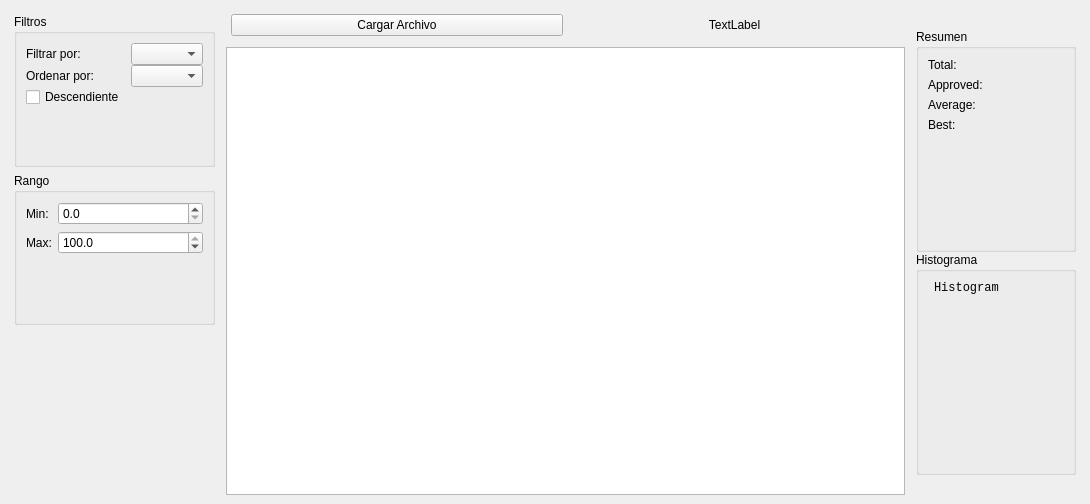
<?xml version="1.0" encoding="UTF-8"?>
<ui version="4.0">
 <class>MainWindow</class>
 <widget class="QMainWindow" name="MainWindow">
  <property name="geometry">
   <rect>
    <x>0</x>
    <y>0</y>
    <width>1090</width>
    <height>504</height>
   </rect>
  </property>
  <property name="windowTitle">
   <string>Analizador de calificaciones</string>
  </property>
  <widget class="QWidget" name="centralwidget">
   <layout class="QHBoxLayout" name="horizontalLayout" stretch="1,4,1">
    <item>
     <layout class="QVBoxLayout" name="lytLeft">
      <property name="leftMargin">
       <number>5</number>
      </property>
      <property name="topMargin">
       <number>5</number>
      </property>
      <property name="rightMargin">
       <number>5</number>
      </property>
      <property name="bottomMargin">
       <number>20</number>
      </property>
      <item>
       <widget class="QGroupBox" name="groupBox">
        <property name="title">
         <string>Filtros</string>
        </property>
        <layout class="QFormLayout" name="formLayout_2">
         <property name="verticalSpacing">
          <number>0</number>
         </property>
         <item row="4" column="0">
          <widget class="QLabel" name="label_4">
           <property name="text">
            <string>Filtrar por:</string>
           </property>
          </widget>
         </item>
         <item row="4" column="1">
          <widget class="QComboBox" name="cmbFilter">
           <property name="placeholderText">
            <string/>
           </property>
          </widget>
         </item>
         <item row="6" column="0">
          <widget class="QLabel" name="label_3">
           <property name="text">
            <string>Ordenar por:</string>
           </property>
          </widget>
         </item>
         <item row="6" column="1">
          <widget class="QComboBox" name="cmbSort">
           <property name="placeholderText">
            <string/>
           </property>
          </widget>
         </item>
         <item row="7" column="0">
          <widget class="QCheckBox" name="chkDescending">
           <property name="text">
            <string>Descendiente</string>
           </property>
          </widget>
         </item>
        </layout>
       </widget>
      </item>
      <item>
       <widget class="QGroupBox" name="groupBox_2">
        <property name="title">
         <string>Rango</string>
        </property>
        <layout class="QFormLayout" name="formLayout_3">
         <item row="1" column="1">
          <widget class="QDoubleSpinBox" name="spnHigh">
           <property name="decimals">
            <number>1</number>
           </property>
           <property name="maximum">
            <double>100.000000000000000</double>
           </property>
           <property name="value">
            <double>100.000000000000000</double>
           </property>
          </widget>
         </item>
         <item row="0" column="1">
          <widget class="QDoubleSpinBox" name="spnLow">
           <property name="specialValueText">
            <string/>
           </property>
           <property name="decimals">
            <number>1</number>
           </property>
           <property name="singleStep">
            <double>5.000000000000000</double>
           </property>
          </widget>
         </item>
         <item row="0" column="0">
          <widget class="QLabel" name="label">
           <property name="text">
            <string>Min:</string>
           </property>
          </widget>
         </item>
         <item row="1" column="0">
          <widget class="QLabel" name="label_2">
           <property name="text">
            <string>Max:</string>
           </property>
          </widget>
         </item>
        </layout>
       </widget>
      </item>
      <item>
       <spacer name="verticalSpacer">
        <property name="orientation">
         <enum>Qt::Orientation::Vertical</enum>
        </property>
        <property name="sizeType">
         <enum>QSizePolicy::Policy::Fixed</enum>
        </property>
        <property name="sizeHint" stdset="0">
         <size>
          <width>20</width>
          <height>150</height>
         </size>
        </property>
       </spacer>
      </item>
     </layout>
    </item>
    <item>
     <layout class="QVBoxLayout" name="lytCenter">
      <item>
       <layout class="QHBoxLayout" name="horizontalLayout_3">
        <property name="leftMargin">
         <number>5</number>
        </property>
        <property name="topMargin">
         <number>5</number>
        </property>
        <property name="rightMargin">
         <number>5</number>
        </property>
        <property name="bottomMargin">
         <number>5</number>
        </property>
        <item>
         <widget class="QPushButton" name="btnLoad">
          <property name="text">
           <string>Cargar Archivo</string>
          </property>
         </widget>
        </item>
        <item>
         <widget class="QLabel" name="lblFile">
          <property name="text">
           <string>TextLabel</string>
          </property>
          <property name="alignment">
           <set>Qt::AlignmentFlag::AlignCenter</set>
          </property>
         </widget>
        </item>
       </layout>
      </item>
      <item>
       <widget class="QTableWidget" name="tblStudents">
        <property name="editTriggers">
         <set>QAbstractItemView::EditTrigger::NoEditTriggers</set>
        </property>
        <property name="selectionBehavior">
         <enum>QAbstractItemView::SelectionBehavior::SelectRows</enum>
        </property>
       </widget>
      </item>
     </layout>
    </item>
    <item>
     <layout class="QVBoxLayout" name="lytRight" stretch="0,0">
      <property name="spacing">
       <number>0</number>
      </property>
      <property name="leftMargin">
       <number>5</number>
      </property>
      <property name="topMargin">
       <number>20</number>
      </property>
      <property name="rightMargin">
       <number>5</number>
      </property>
      <property name="bottomMargin">
       <number>20</number>
      </property>
      <item>
       <widget class="QGroupBox" name="groupBox_3">
        <property name="title">
         <string>Resumen</string>
        </property>
        <layout class="QFormLayout" name="formLayout_4">
         <item row="0" column="0">
          <widget class="QLabel" name="lblTotal">
           <property name="text">
            <string>Total:</string>
           </property>
          </widget>
         </item>
         <item row="1" column="0">
          <widget class="QLabel" name="lblApproved">
           <property name="text">
            <string>Approved:</string>
           </property>
          </widget>
         </item>
         <item row="2" column="0">
          <widget class="QLabel" name="lblAverage">
           <property name="text">
            <string>Average:</string>
           </property>
          </widget>
         </item>
         <item row="3" column="0">
          <widget class="QLabel" name="lblBest">
           <property name="text">
            <string>Best:</string>
           </property>
          </widget>
         </item>
        </layout>
       </widget>
      </item>
      <item>
       <widget class="QGroupBox" name="groupBox_4">
        <property name="title">
         <string>Histograma</string>
        </property>
        <layout class="QFormLayout" name="formLayout_5">
         <item row="0" column="1">
          <widget class="QLabel" name="lblHistogram">
           <property name="font">
            <font>
             <family>Lucida Console</family>
            </font>
           </property>
           <property name="text">
            <string>Histogram</string>
           </property>
          </widget>
         </item>
        </layout>
       </widget>
      </item>
     </layout>
    </item>
   </layout>
  </widget>
 </widget>
 <resources/>
 <connections/>
</ui>
